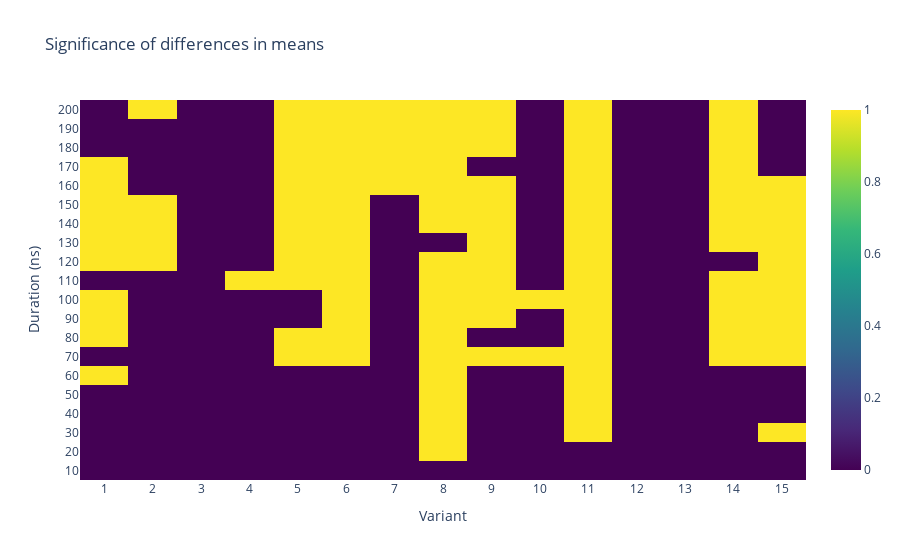

Write notebook code for a chart like this one.
### Code cell
import plotly.graph_objs as go
import numpy as np
from scipy import stats

results = []
for i in range(0,20):
    row = []
    for c in range(0, 15):
        f_value, p_value = stats.f_oneway(dfs[0].iloc[:, c], dfs[i].iloc[:, c])
        if p_value < 0.05:
            row.append(1)
        else:
            row.append(0)
    results.append(row)

results = np.array(results)
percentage = 100 * np.count_nonzero(results) / results.size
print(f"Percentage of significant's over the total: {percentage:.2f}%")

data = [go.Heatmap(z=results, x=[i for i in range(1,16)], y=[i*10 for i in range(1,21)], colorscale='Viridis')]
layout = go.Layout(title='Significance of differences in means', xaxis_title='Variant', yaxis_title='Duration (ns)', xaxis=dict(tickmode='array', tickvals=[i for i in range(1, 16)]), yaxis=dict(tickmode='array', tickvals=[i*10 for i in range(1,21)]))
fig = go.Figure(data=data, layout=layout)
fig.show()
fig.write_image("significance_10ns.png")

### Figure 1 — Plotly figure (JSON) as saved in the notebook; plotly's stock layout.template omitted (floating-point values rounded to 4 significant figures; data arrays with more than 128 entries replaced by an {"elided": "..."} marker saying what was removed)
{"data": [{"colorscale": [[0, "#440154"], [0.1111, "#482878"], [0.2222, "#3e4989"], [0.3333, "#31688e"], [0.4444, "#26828e"], [0.5556, "#1f9e89"], [0.6667, "#35b779"], [0.7778, "#6ece58"], [0.8889, "#b5de2b"], [1, "#fde725"]], "type": "heatmap", "x": [1, 2, 3, 4, 5, 6, 7, 8, 9, 10, 11, 12, 13, 14, 15], "y": [10, 20, 30, 40, 50, 60, 70, 80, 90, 100, 110, 120, 130, 140, 150, 160, 170, 180, 190, 200], "z": {"elided": "20x15 int values"}}], "layout": {"title": {"text": "Significance of differences in means"}, "xaxis": {"tickmode": "array", "tickvals": [1, 2, 3, 4, 5, 6, 7, 8, 9, 10, 11, 12, 13, 14, 15], "title": {"text": "Variant"}}, "yaxis": {"tickmode": "array", "tickvals": [10, 20, 30, 40, 50, 60, 70, 80, 90, 100, 110, 120, 130, 140, 150, 160, 170, 180, 190, 200], "title": {"text": "Duration (ns)"}}}}
